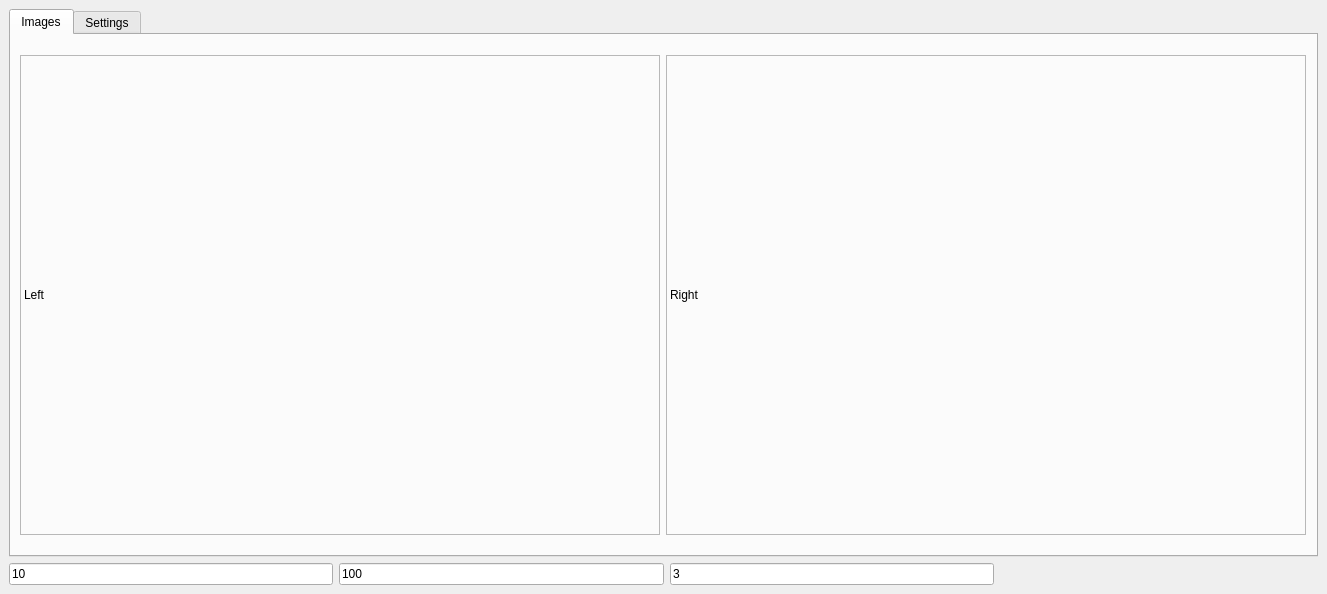
<ui version="4.0" >
 <class>MainWindow</class>
 <widget class="QMainWindow" name="MainWindow" >
  <property name="geometry" >
   <rect>
    <x>0</x>
    <y>0</y>
    <width>1327</width>
    <height>594</height>
   </rect>
  </property>
  <property name="windowTitle" >
   <string>MainWindow</string>
  </property>
  <widget class="QWidget" name="centralwidget" >
   <layout class="QVBoxLayout" name="verticalLayout_2" >
    <item>
     <widget class="QTabWidget" name="tabWidget" >
      <property name="currentIndex" >
       <number>0</number>
      </property>
      <widget class="QWidget" name="tab" >
       <attribute name="title" >
        <string>Images</string>
       </attribute>
       <layout class="QVBoxLayout" name="verticalLayout" >
        <item>
         <layout class="QHBoxLayout" name="horizontalLayout" >
          <item>
           <widget class="QLabel" name="LeftImage" >
            <property name="sizePolicy" >
             <sizepolicy vsizetype="Fixed" hsizetype="Fixed" >
              <horstretch>0</horstretch>
              <verstretch>0</verstretch>
             </sizepolicy>
            </property>
            <property name="minimumSize" >
             <size>
              <width>640</width>
              <height>480</height>
             </size>
            </property>
            <property name="frameShape" >
             <enum>QFrame::StyledPanel</enum>
            </property>
            <property name="frameShadow" >
             <enum>QFrame::Sunken</enum>
            </property>
            <property name="lineWidth" >
             <number>1</number>
            </property>
            <property name="midLineWidth" >
             <number>1</number>
            </property>
            <property name="text" >
             <string>Left</string>
            </property>
            <property name="scaledContents" >
             <bool>true</bool>
            </property>
           </widget>
          </item>
          <item>
           <widget class="QLabel" name="RightImage" >
            <property name="sizePolicy" >
             <sizepolicy vsizetype="Fixed" hsizetype="Fixed" >
              <horstretch>0</horstretch>
              <verstretch>0</verstretch>
             </sizepolicy>
            </property>
            <property name="minimumSize" >
             <size>
              <width>640</width>
              <height>480</height>
             </size>
            </property>
            <property name="frameShape" >
             <enum>QFrame::StyledPanel</enum>
            </property>
            <property name="frameShadow" >
             <enum>QFrame::Sunken</enum>
            </property>
            <property name="lineWidth" >
             <number>1</number>
            </property>
            <property name="midLineWidth" >
             <number>1</number>
            </property>
            <property name="text" >
             <string>Right</string>
            </property>
            <property name="scaledContents" >
             <bool>true</bool>
            </property>
           </widget>
          </item>
         </layout>
        </item>
       </layout>
       <zorder>LeftImage</zorder>
       <zorder></zorder>
      </widget>
      <widget class="QWidget" name="tab_2" >
       <attribute name="title" >
        <string>Settings</string>
       </attribute>
       <layout class="QHBoxLayout" name="horizontalLayout_7" >
        <item>
         <layout class="QFormLayout" name="formLayout" >
          <item row="0" column="0" >
           <widget class="QLabel" name="label" >
            <property name="text" >
             <string>Red Balance</string>
            </property>
           </widget>
          </item>
          <item row="0" column="1" >
           <layout class="QHBoxLayout" name="horizontalLayout_2" >
            <item>
             <widget class="QSlider" name="RedSlider" >
              <property name="maximum" >
               <number>255</number>
              </property>
              <property name="orientation" >
               <enum>Qt::Horizontal</enum>
              </property>
             </widget>
            </item>
            <item>
             <widget class="QLabel" name="label_6" >
              <property name="text" >
               <string>TextLabel</string>
              </property>
             </widget>
            </item>
           </layout>
          </item>
          <item row="1" column="0" >
           <widget class="QLabel" name="label_2" >
            <property name="text" >
             <string>Blue Balance</string>
            </property>
           </widget>
          </item>
          <item row="2" column="0" >
           <widget class="QLabel" name="label_3" >
            <property name="text" >
             <string>Exposure</string>
            </property>
           </widget>
          </item>
          <item row="3" column="0" >
           <widget class="QLabel" name="label_4" >
            <property name="text" >
             <string>Gain</string>
            </property>
           </widget>
          </item>
          <item row="3" column="1" >
           <layout class="QHBoxLayout" name="horizontalLayout_5" >
            <item>
             <widget class="QSlider" name="GainSlider" >
              <property name="maximum" >
               <number>255</number>
              </property>
              <property name="orientation" >
               <enum>Qt::Horizontal</enum>
              </property>
             </widget>
            </item>
            <item>
             <widget class="QLabel" name="label_9" >
              <property name="text" >
               <string>TextLabel</string>
              </property>
             </widget>
            </item>
           </layout>
          </item>
          <item row="4" column="0" >
           <widget class="QLabel" name="label_5" >
            <property name="text" >
             <string>Sharpness</string>
            </property>
           </widget>
          </item>
          <item row="4" column="1" >
           <layout class="QHBoxLayout" name="horizontalLayout_6" >
            <item>
             <widget class="QSlider" name="SharpnessSlider" >
              <property name="maximum" >
               <number>63</number>
              </property>
              <property name="orientation" >
               <enum>Qt::Horizontal</enum>
              </property>
             </widget>
            </item>
            <item>
             <widget class="QLabel" name="label_10" >
              <property name="text" >
               <string>TextLabel</string>
              </property>
             </widget>
            </item>
           </layout>
          </item>
          <item row="5" column="1" >
           <widget class="QCheckBox" name="GainCheck" >
            <property name="text" >
             <string>Auto Gain</string>
            </property>
           </widget>
          </item>
          <item row="6" column="1" >
           <widget class="QCheckBox" name="HFlipCheck" >
            <property name="text" >
             <string>H Flip</string>
            </property>
           </widget>
          </item>
          <item row="7" column="1" >
           <widget class="QCheckBox" name="VFlipCheck" >
            <property name="text" >
             <string>V Flip</string>
            </property>
           </widget>
          </item>
          <item row="2" column="1" >
           <layout class="QHBoxLayout" name="horizontalLayout_3" >
            <item>
             <widget class="QSlider" name="ExposureSlider" >
              <property name="maximum" >
               <number>255</number>
              </property>
              <property name="orientation" >
               <enum>Qt::Horizontal</enum>
              </property>
             </widget>
            </item>
            <item>
             <widget class="QLabel" name="label_7" >
              <property name="text" >
               <string>TextLabel</string>
              </property>
             </widget>
            </item>
           </layout>
          </item>
          <item row="1" column="1" >
           <layout class="QHBoxLayout" name="horizontalLayout_4" >
            <item>
             <widget class="QSlider" name="BlueSlider" >
              <property name="maximum" >
               <number>255</number>
              </property>
              <property name="orientation" >
               <enum>Qt::Horizontal</enum>
              </property>
             </widget>
            </item>
            <item>
             <widget class="QLabel" name="label_8" >
              <property name="text" >
               <string>TextLabel</string>
              </property>
             </widget>
            </item>
           </layout>
          </item>
         </layout>
        </item>
        <item>
         <spacer name="horizontalSpacer" >
          <property name="orientation" >
           <enum>Qt::Horizontal</enum>
          </property>
          <property name="sizeHint" stdset="0" >
           <size>
            <width>637</width>
            <height>20</height>
           </size>
          </property>
         </spacer>
        </item>
       </layout>
      </widget>
     </widget>
    </item>
    <item>
     <layout class="QHBoxLayout" name="horizontalLayout_8" >
      <item>
       <widget class="QLineEdit" name="A" >
        <property name="text" >
         <string>10</string>
        </property>
       </widget>
      </item>
      <item>
       <widget class="QLineEdit" name="B" >
        <property name="text" >
         <string>100</string>
        </property>
       </widget>
      </item>
      <item>
       <widget class="QLineEdit" name="C" >
        <property name="text" >
         <string>3</string>
        </property>
       </widget>
      </item>
      <item>
       <spacer name="horizontalSpacer_2" >
        <property name="orientation" >
         <enum>Qt::Horizontal</enum>
        </property>
        <property name="sizeHint" stdset="0" >
         <size>
          <width>40</width>
          <height>20</height>
         </size>
        </property>
       </spacer>
      </item>
     </layout>
    </item>
   </layout>
  </widget>
 </widget>
 <resources/>
 <connections>
  <connection>
   <sender>RedSlider</sender>
   <signal>valueChanged(int)</signal>
   <receiver>label_6</receiver>
   <slot>setNum(int)</slot>
   <hints>
    <hint type="sourcelabel" >
     <x>318</x>
     <y>50</y>
    </hint>
    <hint type="destinationlabel" >
     <x>624</x>
     <y>53</y>
    </hint>
   </hints>
  </connection>
  <connection>
   <sender>BlueSlider</sender>
   <signal>valueChanged(int)</signal>
   <receiver>label_8</receiver>
   <slot>setNum(int)</slot>
   <hints>
    <hint type="sourcelabel" >
     <x>587</x>
     <y>73</y>
    </hint>
    <hint type="destinationlabel" >
     <x>618</x>
     <y>76</y>
    </hint>
   </hints>
  </connection>
  <connection>
   <sender>ExposureSlider</sender>
   <signal>valueChanged(int)</signal>
   <receiver>label_7</receiver>
   <slot>setNum(int)</slot>
   <hints>
    <hint type="sourcelabel" >
     <x>570</x>
     <y>101</y>
    </hint>
    <hint type="destinationlabel" >
     <x>638</x>
     <y>100</y>
    </hint>
   </hints>
  </connection>
  <connection>
   <sender>GainSlider</sender>
   <signal>valueChanged(int)</signal>
   <receiver>label_9</receiver>
   <slot>setNum(int)</slot>
   <hints>
    <hint type="sourcelabel" >
     <x>578</x>
     <y>124</y>
    </hint>
    <hint type="destinationlabel" >
     <x>619</x>
     <y>124</y>
    </hint>
   </hints>
  </connection>
  <connection>
   <sender>SharpnessSlider</sender>
   <signal>valueChanged(int)</signal>
   <receiver>label_10</receiver>
   <slot>setNum(int)</slot>
   <hints>
    <hint type="sourcelabel" >
     <x>548</x>
     <y>144</y>
    </hint>
    <hint type="destinationlabel" >
     <x>619</x>
     <y>146</y>
    </hint>
   </hints>
  </connection>
 </connections>
</ui>
